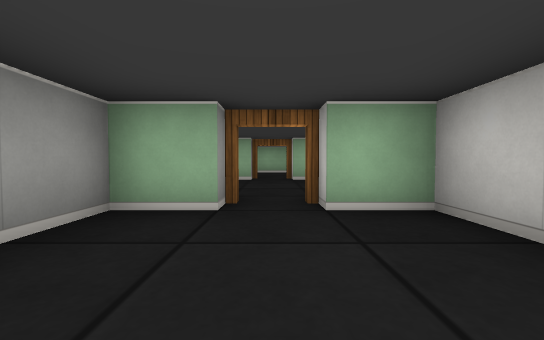
view 1 (above)

24 first-person views from a walk through a cub3D ray-caster map. The camera is about half as high as the walls, tilts 2° down and sees 90° across. The floor is counted in squares. Each view is taken from the middle of a square. On the plan, view 1 faces up. The plan holds only what a view shows up to about 9 squares ahead; the rest is blank.

view 2
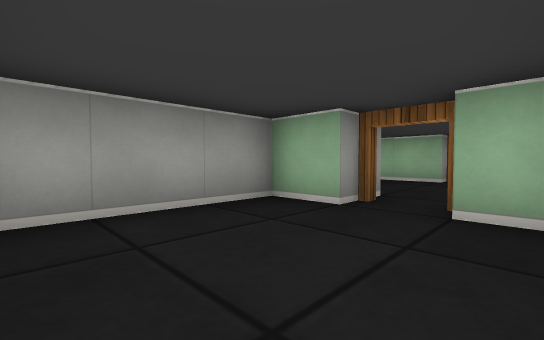

view 3
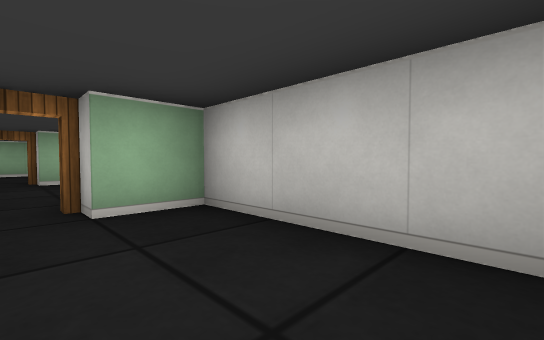

view 4
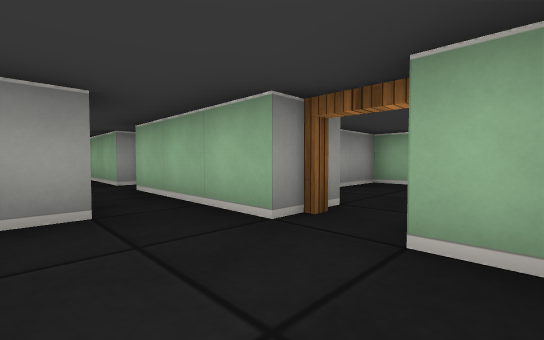

view 5
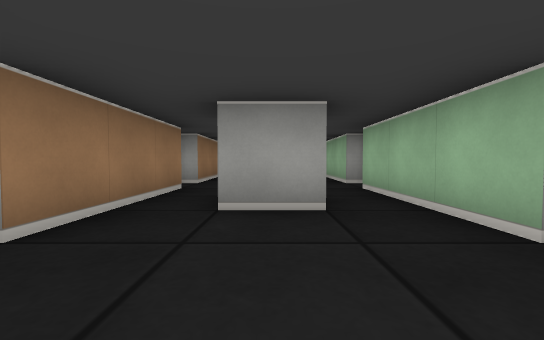

view 6
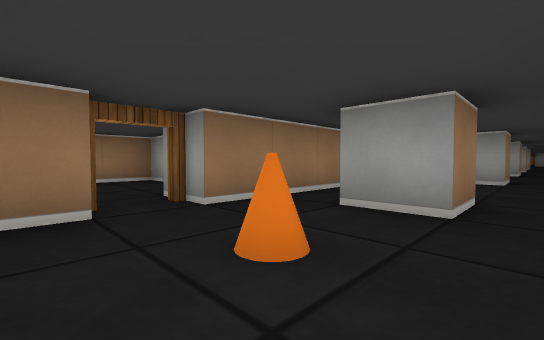

view 7
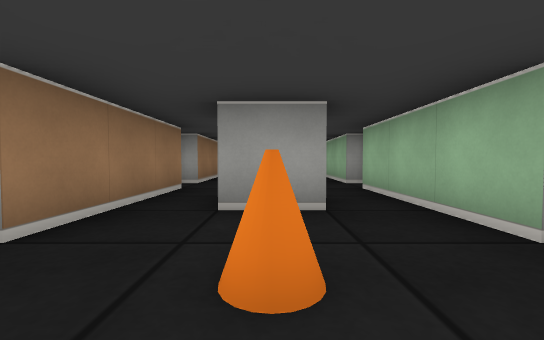

view 8
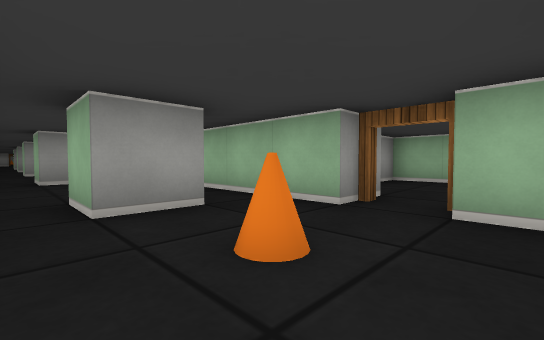

view 9
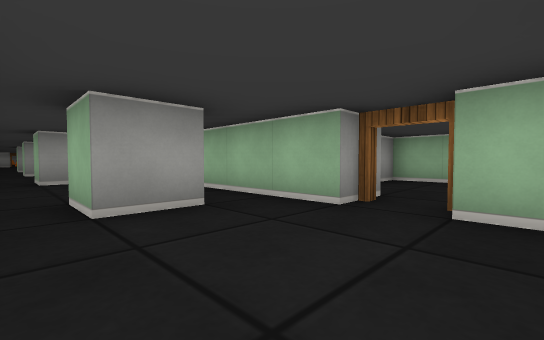

view 10
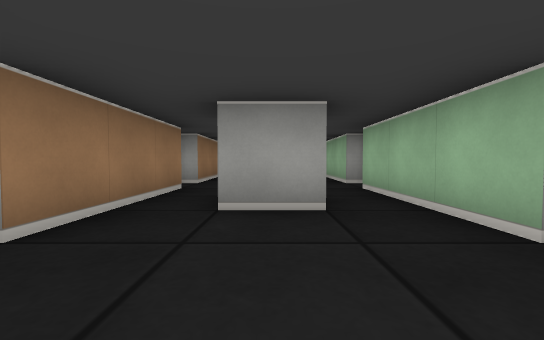

view 11
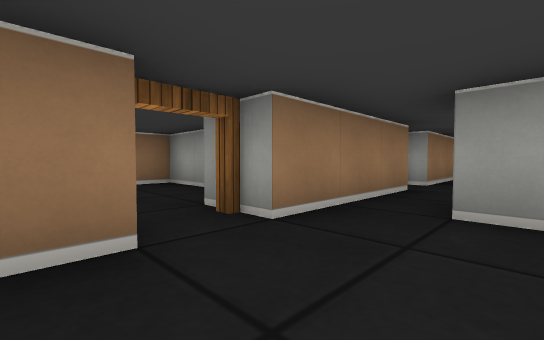

view 12
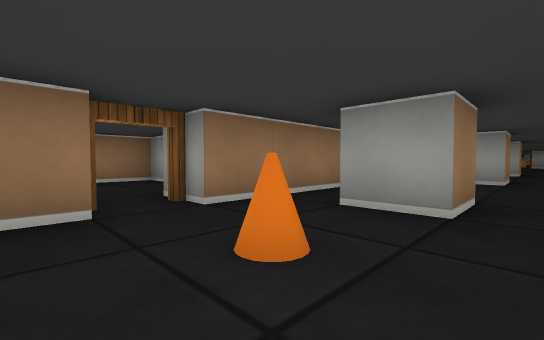

view 13
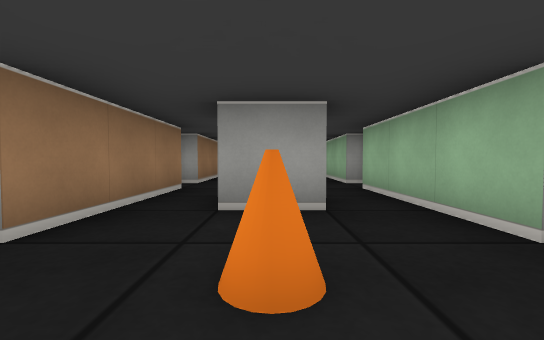

view 14
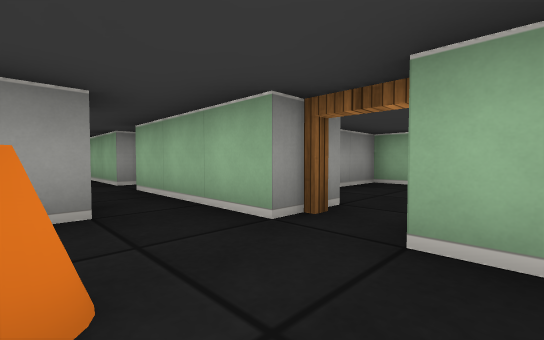

view 15
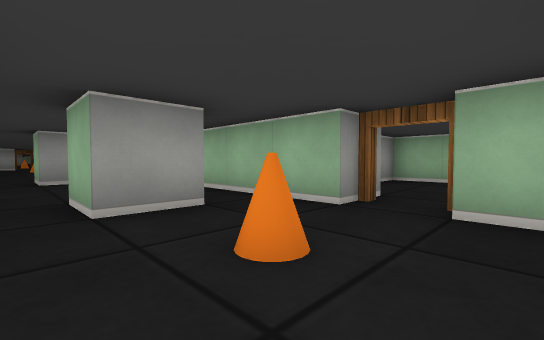

view 16
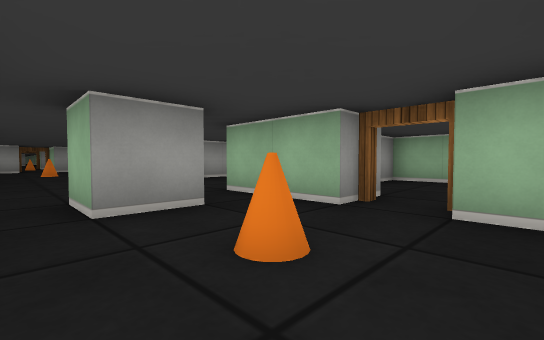

view 17
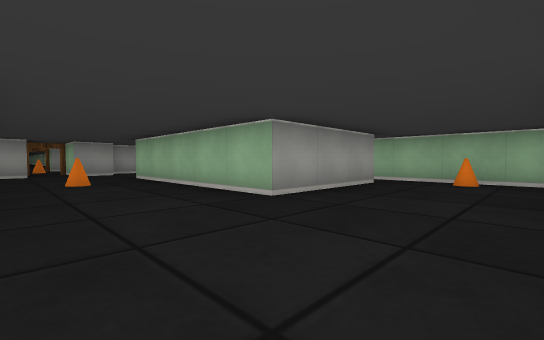

view 18
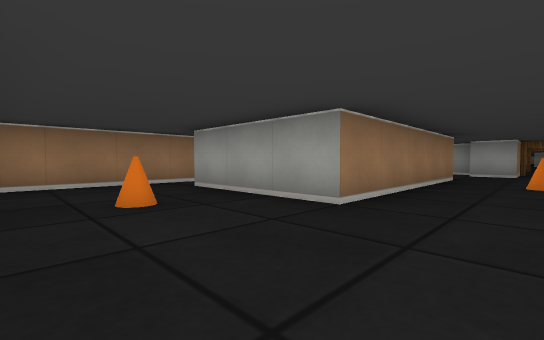

view 19
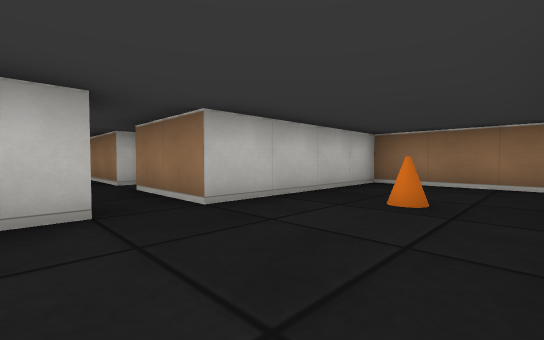

view 20
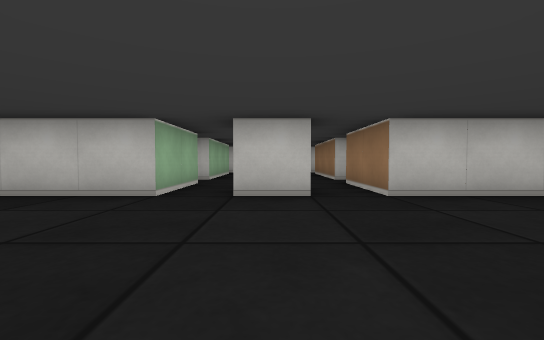

view 21
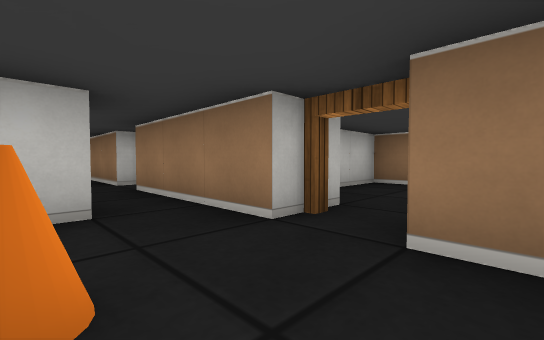

view 22
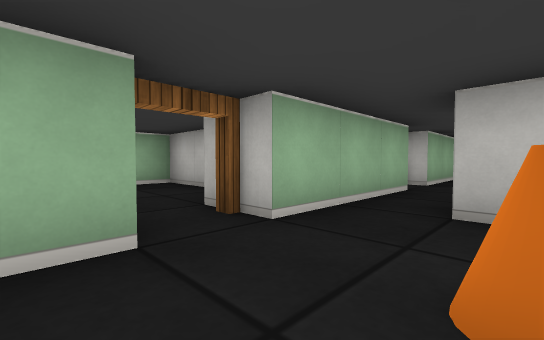

view 23
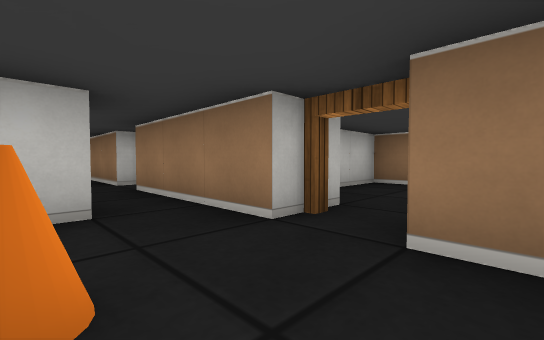

view 24
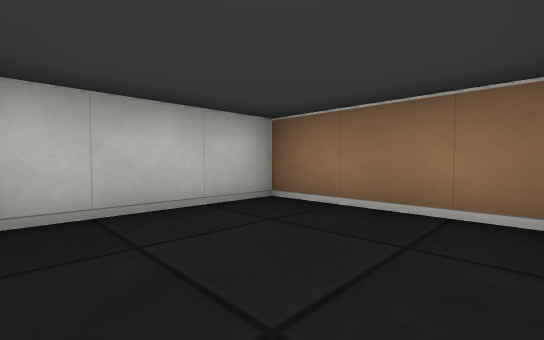

### Floor plan
Ten units are one square. View 1 is at (0, 0); x grows to the right and y downward. Boxes are objects, and circles mark ways between rooms. Rooms are numbered by the first view taken in them; rooms with no view inside come last. Other rooms are left out.
<svg viewBox="-346 -110 366 120">
<path fill="none" stroke="#000" d="M-5 -25 -15 -25 -15 1M15 1 15 -25 5 -25M-185 -45 -185 -55 -175 -55 -175 -45 -185 -45M-195 -35 -165 -35M-155 -35 -125 -35M-165 -65 -195 -65M-215 -45 -225 -45 -225 -55 -215 -55 -215 -45M-205 -65 -225 -65 -225 -86M-145 -55 -135 -55 -135 -45 -145 -45 -145 -50M-125 -65 -155 -65M-116 -35 -85 -35M-105 -55 -95 -55 -95 -45 -105 -45M-229 -105 -260 -105M-261 5 -225 5 -225 -35 -205 -35M-255 -96 -255 -65 -305 -65M-85 -65 -115 -65M-76 -35 -45 -35M-65 -55 -55 -55 -55 -45 -65 -45M-305 -35 -255 -35 -255 -5M-45 -65 -75 -65M-36 -35 -5 -35M-325 -55 -341 -55M-335 -34 -335 -29M-341 -45 -325 -45 -325 -35M-15 -56 -15 -45M-5 -65 -35 -65M11 -65 5 -65M-171 5 -145 5 -145 -21M-185 -91 -185 -105 -215 -105 -215 -98M-164 -105 -175 -105 -175 -98M-135 -2 -135 5 -124 5"/>
<rect x="-295" y="-55" width="10" height="10" fill="#bbb"><title>cone</title></rect>
<rect x="-245" y="-25" width="10" height="10" fill="#bbb"><title>cone</title></rect>
<rect x="-245" y="-105" width="10" height="10" fill="#bbb"><title>cone</title></rect>
<rect x="-205" y="-55" width="10" height="10" fill="#bbb"><title>cone</title></rect>
<rect x="-165" y="-55" width="10" height="10" fill="#bbb"><title>cone</title></rect>
<rect x="-125" y="-55" width="10" height="10" fill="#bbb"><title>cone</title></rect>
<rect x="-45" y="-55" width="10" height="10" fill="#bbb"><title>cone</title></rect>
<circle cx="0" cy="-30" r="3" fill="#2a7"/>
<circle cx="-160" cy="-30" r="3" fill="#2a7"/>
<circle cx="-200" cy="-70" r="3" fill="#2a7"/>
<circle cx="-160" cy="-70" r="3" fill="#2a7"/>
<circle cx="-120" cy="-30" r="3" fill="#2a7"/>
<text x="0" y="-10">1</text>
<text x="-180" y="-40">2</text>
<text x="-160" y="-10">3</text>
<text x="-200" y="-90">4</text>
<text x="-160" y="-90">5</text>
<text x="-120" y="-10">6</text>
</svg>
Room 1 opens to room 2. Room 2 opens to room 3. Room 2 opens to room 4. Room 2 opens to room 5. Room 2 opens to room 6.

Where each view was taken, in squares from view 1:
view 1: 0 up, 0 right, facing up
view 2: 0 up, 1 right, facing up-left
view 3: 0 up, 0 right, facing up-right
view 4: 5 up, 1 right, facing up-left
view 5: 5 up, 1 right, facing left
view 6: 6 up, 3 left, facing down-left
view 7: 5 up, 3 left, facing left
view 8: 4 up, 3 left, facing up-left
view 9: 4 up, 7 left, facing up-left
view 10: 5 up, 7 left, facing left
view 11: 5 up, 7 left, facing down-left
view 12: 6 up, 11 left, facing down-left
view 13: 5 up, 11 left, facing left
view 14: 5 up, 11 left, facing up-left
view 15: 4 up, 15 left, facing up-left
view 16: 4 up, 19 left, facing up-left
view 17: 4 up, 23 left, facing up-left
view 18: 5 up, 23 left, facing down-left
view 19: 5 up, 25 left, facing down-right
view 20: 5 up, 26 left, facing right
view 21: 5 up, 21 left, facing down-right
view 22: 5 up, 21 left, facing up-right
view 23: 5 up, 17 left, facing down-right
view 24: 2 up, 17 left, facing down-right
